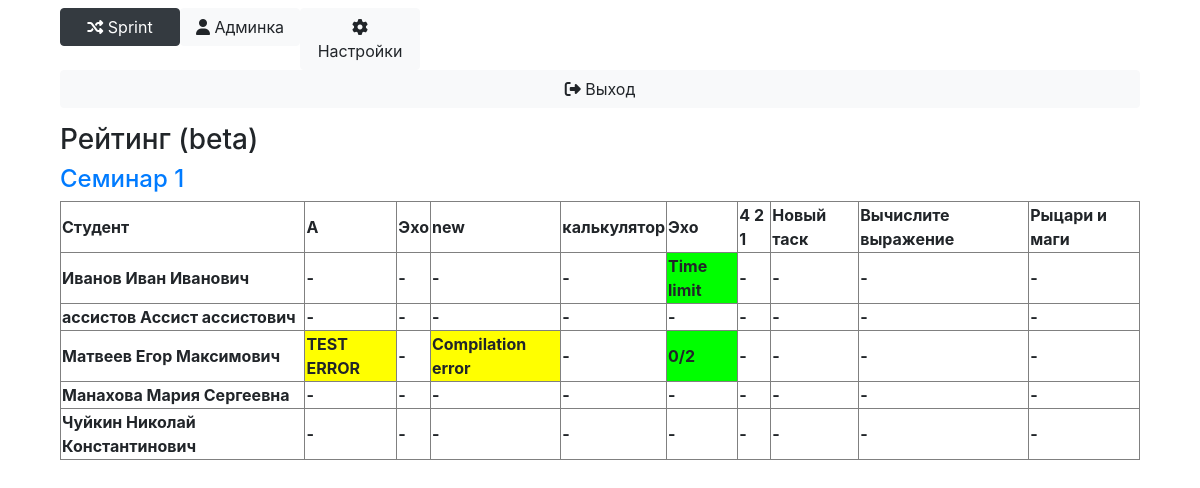
The app's page /rating?block_id=50 (signed in), older data.
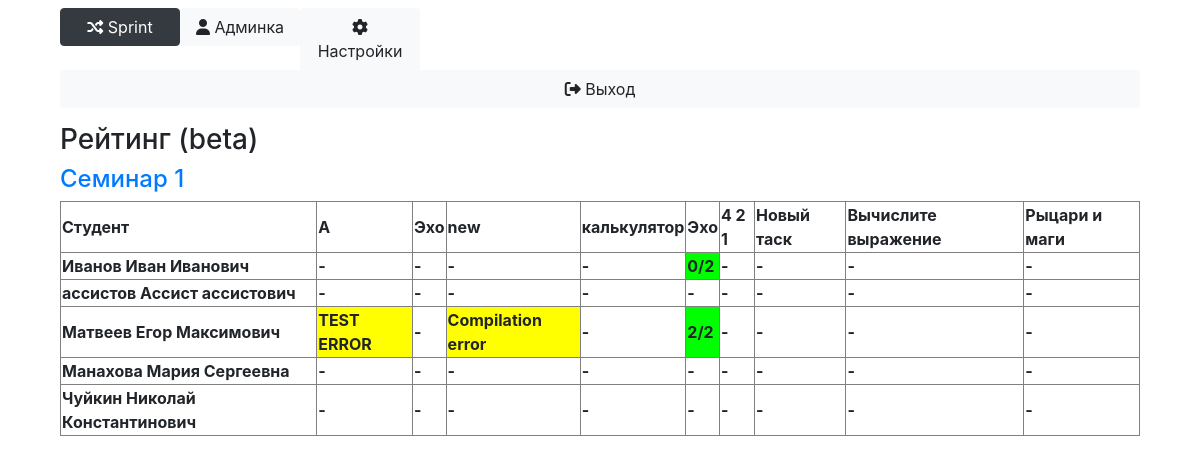
The same page, newer data.
### Main/models.py (models this page shows, shortened)
class Solution(models.Model):
    task = models.ForeignKey(Task, on_delete=models.CASCADE)
    user = models.ForeignKey(User, on_delete=models.CASCADE)
    result = models.TextField()
    details = models.TextField(default='')
    time_sent = models.DateTimeField(null=True)
    mark = models.IntegerField(null=True)
    comment = models.TextField(default='')

### Main/views.py (the view)
# urls.py: path('rating', views.rating),
def rating(request):
    current_block = Block.objects.get(id=request.GET['block_id'])
    if not check_admin_on_course(request.user, current_block.course) and not current_block.show_rating:
        return HttpResponseRedirect('/main')
    return render(request, 'rating.html', context={'Block': Block.objects.get(id=request.GET['block_id'])})

### Main/context_processors.py (called while the page is built)
def attributes(request):
	return {
		'current_page': 'settings' if '/settings' == request.path else 'admin' if '/admin/' in request.path else 'main',
		'is_admin': check_admin(request.user)
	}

### Main/main.py (called while the page is built)
def check_login(user):
    return user.is_authenticated

def check_admin(user):
    if check_teacher(user):
        return True
    if not check_login(user):
        return False
    return len(Subscribe.objects.filter(user=user, is_assistant=True)) > 0

def check_teacher(user):
    return user.is_staff and check_login(user)

def check_admin_on_course(user, course):
    if user.is_superuser:
        return True
    try:
        s = Subscribe.objects.get(user=user, course=course)
    except ObjectDoesNotExist:
        return False
    return s.is_assistant or user.is_staff

### Main/models.py (called while the page is built)
    @property
    def subscribes(self):
        return sorted(Subscribe.objects.filter(course=self), key=lambda s: s.user.email)

    @property
    def tasks(self):
        return Task.objects.filter(block=self)

    def __str__(self):
        return "{} {} {}".format(self.surname, self.name, self.middle_name)

### Main/templatetags/filters.py (called while the page is built)
@register.filter('userinfo_by_user')
def userinfo_by_user(user):
    return UserInfo.objects.get(user=user)

### templates/rating.html (shortened to what this page needs)
{% extends 'base.html' %}
{% load filters %}
{% block content %}
	<h3>Рейтинг (beta)</h3>
	<h4><a href="/{% if current_page == 'admin' %}admin/{% endif %}block?id={{ Block.id }}">{{ Block.name }}</a></h4>
	<table border="1px solid black" style="width: 100%;">
		<thead>
			<tr>
				<th scope="col">Студент</th>
				{% for task in Block.tasks %}
					<th>{{ task.name }}</th>
				{% endfor %}
			</tr>
		</thead>
		<tbody>
			{% for sub in Block.course.subscribes %}
					<tr>
						<th scope="row">{{ sub.user|userinfo_by_user }}</th>
						{% for task in Block.tasks %}
							{% with status=sub.user|mark_status:task %}
								<th style="background-color: {% if status == '-' %}white{% else %}{% if sub.user|fully_marked:task %}lime{% else %}yellow{% endif %}{% endif %};">
									{% if current_page == 'admin' and status != '-' %}
										<a style="color: black;" href="/admin/solutions?block_id={{ Block.id }}&user={{ sub.user|userinfo_by_user }}&task_name={{ task.name }}">{{ status }}</a>
									{% else %}
										{{ status }}
									{% endif %}
								</th>
							{% endwith %}
						{% endfor %}
					</tr>
			{% endfor %}
		</tbody>
	</table>
{% endblock %}

Row changes from the older to the newer data that the page shows:
no longer on this page (row unchanged): Solution: result "Time limit"
added Solution: result "2/2"
